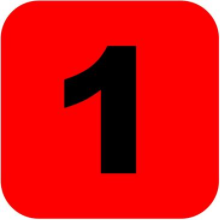
#> input picture minieSweeper/image/one.png, 220 x 220 px
$ python 'mineSweeper 1.0.py'
#> lines starting #> are read from the running program, lines starting #| are printed output that depends on the picture
import numpy as np
import cv2 as cv

class game:
    # Initialization (Level Select & Game Board Create)
    def __init__(self):
        self.__level = int(input("Select Level : "))
        self.m_board = board(self.__level)

class board:

    # Initialization (Raw Board Create)
    def __init__(self, level):

        global raw_height
        global raw_width

        # Set Raw Board's Size
        raw_width = int(level*6*1.2)
        raw_height = int(level*6*0.8)

        # Mining
        self.raw_board = np.random.choice([0, 1], size = (raw_height, raw_width), p = [0.7, 0.3])

        # Padding for Compute
        self.raw_board = np.pad(self.raw_board, (1, 1))

        # Number of Mine
        self.mine_left = sum(sum(self.raw_board))


        # Computing Raw Board
        win_size = 3
        offset = int(win_size/2)
        temp = np.zeros((raw_height, raw_width))

        for r in range(offset, raw_height - offset + 2):
            for c in range(offset, raw_width - offset + 2):
                if self.raw_board[r, c] == 0:
                    window = self.raw_board[r - offset:r + offset + 1, c - offset:c + offset + 1]
                    temp[r - offset, c - offset] = np.sum(window)
                else:
                    temp[r - offset, c - offset] = -1

        self.raw_board = temp

        # Create Opened Map
        self.opened = np.zeros(self.raw_board.shape)

        # Create Score Board
        self.score_board = np.zeros((100,150))

    # Return image of number
    def __num2img(self, n):
        if n == -1:
            return mine
        else:
            return num_dict[n]

    # Create Display Board
    def raw2display(self):

        global display_height
        global display_width

        display_height = raw_height*cell_size
        display_width = raw_width*cell_size

        display = np.zeros((display_height, display_width))

        for i in range(raw_height):
            for j in range(raw_width):
                pos = (int(j*cell_size + (cell_size/2)), int(i*cell_size + (cell_size/2)))
                display[i*cell_size:(i + 1)*cell_size, j*cell_size:(j + 1)*cell_size] = cv.resize(self.__num2img(self.raw_board[i, j]), (cell_size, cell_size))

        return display

    # Digging
    def dig(self, idx):
        (r, c) = idx
        if self.opened[r, c] != 1:
            self.opened[r, c] = 1
        else:
            return

        if self.raw_board[r, c] == 0:
            for i in [-1, 0, 1]:
                for j in [-1, 0, 1]:
                    if idx_possible(raw_height, raw_width, r + i, c + j):
                        self.dig((r + i, c + j))

    # Flag
    def flag(self, idx):
        (r, c) = idx
        self.opened[r, c] = -1
        self.mine_left = self.mine_left - 1

    # Flag Remove
    def flagrm(self, idx):
        (r, c) = idx
        self.opened[r, c] = 0
        self.mine_left = self.mine_left + 1

    # Game
    def gameStart(self):

        # Interface#############################
        print("\nLClick : Open")
        print("RClick : Flag\n")
        print('Answer : ')
        print(self.raw_board)
        ########################################

        global curR
        curR = -1

        display = self.raw2display()
        concealed = np.zeros((display_height, display_width))
        cur_board = concealed

        mine_cnt = self.mine_left

        while True:

            # Displaying Score Board
            self.score_board = np.zeros((100,150))
            cv.putText(self.score_board, str(self.mine_left) + ' left', (0,100), cv.FONT_HERSHEY_SIMPLEX, 1, (255, 255, 255))
            cv.imshow('Score', self.score_board)

            # Click Events
            if curR != -1:
                if cursorType == 0:
                    self.dig((curR, curC))
                elif cursorType == 1:
                    if self.opened[curR, curC] == 0:
                        self.flag((curR, curC))
                    elif self.opened[curR, curC] == -1:
                        self.flagrm((curR, curC))
                curR = -1


            # Display Update
            for r in range(raw_height):
                for c in range(raw_width):

                    if self.opened[r, c] == 1:
                        if self.raw_board[r, c] == -1:
                            print("You Failed")
                            return
                        else:
                            cur_board[r*cell_size:(r + 1)*cell_size, c*cell_size:(c + 1)*cell_size] = display[r*cell_size:(r + 1)*cell_size, c*cell_size:(c + 1)*cell_size]

                    elif self.opened[r, c] == -1:
                        cur_board[r*cell_size:(r + 1)*cell_size, c*cell_size:(c + 1)*cell_size] = cv.resize(flag, (cell_size, cell_size))

                    else:
                        cur_board[r*cell_size:(r + 1)*cell_size, c*cell_size:(c + 1)*cell_size] = np.zeros((cell_size, cell_size))

            for i in range(raw_height):
                for j in range(raw_width):
                    cv.line(cur_board, (j * cell_size, 0), (j * cell_size, raw_height * cell_size - 1), (255, 255, 255))
                    cv.line(cur_board, (0, i * cell_size), (raw_width * cell_size - 1, i * cell_size), (255, 255, 255))

            cv.imshow('board', cur_board)

            # Win Check
            cnt = 0
            for i in range(self.opened.shape[0]):
                for j in range(self.opened.shape[1]):
                    if self.raw_board[i, j] != -1:
                        if self.opened[i, j] == 1:
                            cnt = cnt + 1

            if cnt == self.opened.shape[0]*self.opened.shape[1] - mine_cnt:
                print("You Won!!")
                break

            # ESC
            if cv.waitKey(1) == 27:
                break

# Search Possibility
def idx_possible(h, w, r, c):
    return not(r >= h or r < 0 or c >= w or c < 0)

# Click Event Function
def click(event, x, y, flag, param):
    global curR
    global curC
    global cursorType

    if event == cv.EVENT_LBUTTONDOWN:
        curR = int(y/40)
        curC = int(x/40)
        cursorType = 0
    if event == cv.EVENT_RBUTTONDOWN:
        curR = int(y/40)
        curC = int(x/40)
        cursorType = 1

# Global Variables
(curR, curC) = (-1, -1)
cursorType = 0
(raw_height, raw_width) = (0 ,0)
(display_height, display_width) = (0,0)
cell_size = 40

# Images
num_dict = {
    1:cv.imread('./image/one.png', cv.IMREAD_GRAYSCALE),
    2:cv.imread('./image/two.png', cv.IMREAD_GRAYSCALE),
    3:cv.imread('./image/three.png', cv.IMREAD_GRAYSCALE),
    4:cv.imread('./image/four.png', cv.IMREAD_GRAYSCALE),
    5:cv.imread('./image/five.png', cv.IMREAD_GRAYSCALE),
    6:cv.imread('./image/six.png', cv.IMREAD_GRAYSCALE),
    7:cv.imread('./image/seven.png', cv.IMREAD_GRAYSCALE),
    8:cv.imread('./image/eight.png', cv.IMREAD_GRAYSCALE),
    0:cv.imread('./image/zero.png', cv.IMREAD_GRAYSCALE)
}
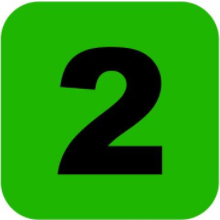
#> input picture minieSweeper/image/two.png, 220 x 220 px
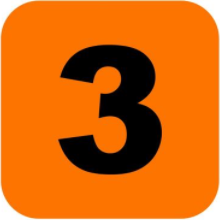
#> input picture minieSweeper/image/three.png, 220 x 220 px
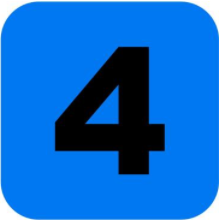
#> input picture minieSweeper/image/four.png, 220 x 220 px
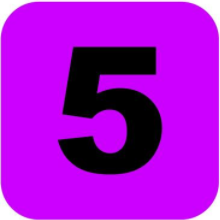
#> input picture minieSweeper/image/five.png, 220 x 220 px
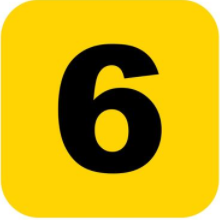
#> input picture minieSweeper/image/six.png, 220 x 220 px
mine = cv.imread('./image/mine.png', cv.IMREAD_GRAYSCALE)
flag = cv.imread('./image/flag.png', cv.IMREAD_GRAYSCALE)

# Main
start = game()
#> the answer given: 1
cv.namedWindow('board')
cv.setMouseCallback('board', click)

start.m_board.gameStart()
#> (the run stopped early here; a loop or call above may not have finished)
